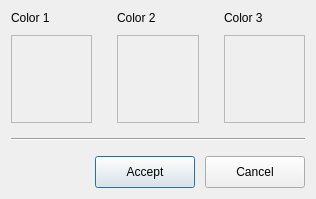
<?xml version="1.0" encoding="UTF-8"?>
<ui version="4.0">
 <class>color_dialog</class>
 <widget class="QDialog" name="color_dialog">
  <property name="geometry">
   <rect>
    <x>0</x>
    <y>0</y>
    <width>316</width>
    <height>199</height>
   </rect>
  </property>
  <property name="windowTitle">
   <string>Select Colors</string>
  </property>
  <layout class="QVBoxLayout" name="verticalLayout">
   <property name="spacing">
    <number>15</number>
   </property>
   <item>
    <layout class="QHBoxLayout" name="horizontal_layout">
     <property name="spacing">
      <number>25</number>
     </property>
     <item>
      <layout class="QVBoxLayout" name="vertical_layout">
       <property name="spacing">
        <number>10</number>
       </property>
       <item>
        <widget class="QLabel" name="color1_label">
         <property name="sizePolicy">
          <sizepolicy hsizetype="Minimum" vsizetype="Minimum">
           <horstretch>0</horstretch>
           <verstretch>0</verstretch>
          </sizepolicy>
         </property>
         <property name="text">
          <string>Color 1</string>
         </property>
        </widget>
       </item>
       <item>
        <widget class="QLabel" name="color1">
         <property name="sizePolicy">
          <sizepolicy hsizetype="Expanding" vsizetype="Expanding">
           <horstretch>0</horstretch>
           <verstretch>0</verstretch>
          </sizepolicy>
         </property>
         <property name="minimumSize">
          <size>
           <width>80</width>
           <height>80</height>
          </size>
         </property>
         <property name="toolTip">
          <string>Double click to change the color</string>
         </property>
         <property name="frameShape">
          <enum>QFrame::StyledPanel</enum>
         </property>
         <property name="text">
          <string/>
         </property>
        </widget>
       </item>
      </layout>
     </item>
     <item>
      <layout class="QVBoxLayout" name="vertical_layout_2">
       <property name="spacing">
        <number>10</number>
       </property>
       <item>
        <widget class="QLabel" name="color2_label">
         <property name="sizePolicy">
          <sizepolicy hsizetype="Minimum" vsizetype="Minimum">
           <horstretch>0</horstretch>
           <verstretch>0</verstretch>
          </sizepolicy>
         </property>
         <property name="text">
          <string>Color 2</string>
         </property>
        </widget>
       </item>
       <item>
        <widget class="QLabel" name="color2">
         <property name="sizePolicy">
          <sizepolicy hsizetype="Expanding" vsizetype="Expanding">
           <horstretch>0</horstretch>
           <verstretch>0</verstretch>
          </sizepolicy>
         </property>
         <property name="minimumSize">
          <size>
           <width>80</width>
           <height>80</height>
          </size>
         </property>
         <property name="toolTip">
          <string>Double click to change the color</string>
         </property>
         <property name="frameShape">
          <enum>QFrame::StyledPanel</enum>
         </property>
         <property name="frameShadow">
          <enum>QFrame::Plain</enum>
         </property>
         <property name="text">
          <string/>
         </property>
        </widget>
       </item>
      </layout>
     </item>
     <item>
      <layout class="QVBoxLayout" name="vertical_layout_3">
       <property name="spacing">
        <number>10</number>
       </property>
       <item>
        <widget class="QLabel" name="color3_label">
         <property name="sizePolicy">
          <sizepolicy hsizetype="Minimum" vsizetype="Minimum">
           <horstretch>0</horstretch>
           <verstretch>0</verstretch>
          </sizepolicy>
         </property>
         <property name="text">
          <string>Color 3</string>
         </property>
        </widget>
       </item>
       <item>
        <widget class="QLabel" name="color3">
         <property name="sizePolicy">
          <sizepolicy hsizetype="Expanding" vsizetype="Expanding">
           <horstretch>0</horstretch>
           <verstretch>0</verstretch>
          </sizepolicy>
         </property>
         <property name="minimumSize">
          <size>
           <width>80</width>
           <height>80</height>
          </size>
         </property>
         <property name="toolTip">
          <string>Double click to change the color</string>
         </property>
         <property name="frameShape">
          <enum>QFrame::StyledPanel</enum>
         </property>
         <property name="text">
          <string/>
         </property>
        </widget>
       </item>
      </layout>
     </item>
    </layout>
   </item>
   <item>
    <widget class="Line" name="line">
     <property name="orientation">
      <enum>Qt::Horizontal</enum>
     </property>
    </widget>
   </item>
   <item>
    <layout class="QHBoxLayout" name="buttons_area">
     <property name="spacing">
      <number>10</number>
     </property>
     <property name="sizeConstraint">
      <enum>QLayout::SetMinimumSize</enum>
     </property>
     <item>
      <spacer name="horizontal_spacer">
       <property name="orientation">
        <enum>Qt::Horizontal</enum>
       </property>
       <property name="sizeHint" stdset="0">
        <size>
         <width>40</width>
         <height>20</height>
        </size>
       </property>
      </spacer>
     </item>
     <item>
      <widget class="QPushButton" name="push_button_accept">
       <property name="minimumSize">
        <size>
         <width>100</width>
         <height>32</height>
        </size>
       </property>
       <property name="text">
        <string>Accept</string>
       </property>
      </widget>
     </item>
     <item>
      <widget class="QPushButton" name="push_button_cancel">
       <property name="minimumSize">
        <size>
         <width>100</width>
         <height>32</height>
        </size>
       </property>
       <property name="text">
        <string>Cancel</string>
       </property>
      </widget>
     </item>
    </layout>
   </item>
  </layout>
 </widget>
 <resources/>
 <connections/>
</ui>
